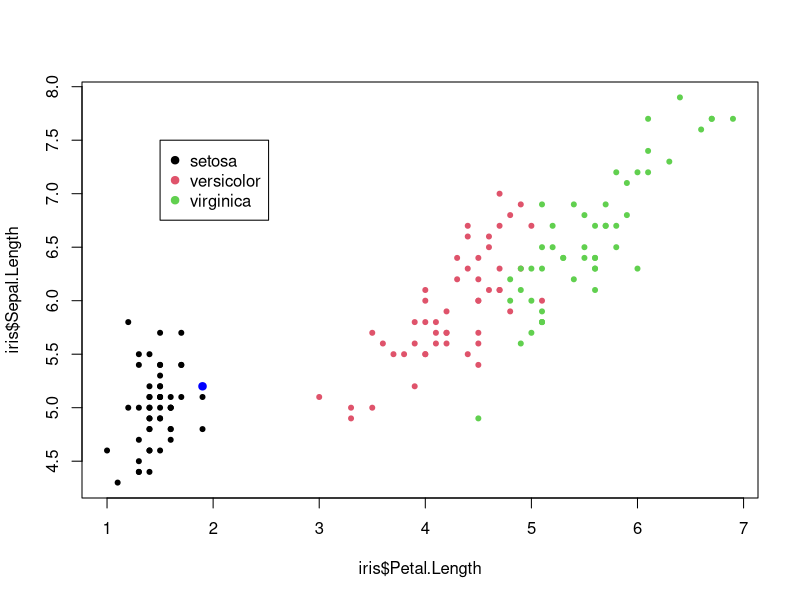

This figure's R source: (Note: this script raises an error after producing the figure.)
library(datasets)
library(e1071)
data(iris)
iris[2] = NULL
iris[3] = NULL

plot(iris$Petal.Length, iris$Sepal.Length, col=iris$Species, pch=20)
legend(1.5,7.5,unique(iris$Species),col=1:length(iris$Species),pch=19)

x1 = 1.9
y1 = 5.2
points(x1,y1,pch=19, col="blue")
iris = add_row(iris, Petal.Length=1.9, Sepal.Length=5.2, Species='setosa')

x2 = 6.2
y2 = 4.9
points(x2,y2,pch=19, col="blue")
iris = add_row(iris, Petal.Length=6.2, Sepal.Length=4.9, Species='virginica')

model <- svm(Species ~ Sepal.Length + Petal.Length, iris, kernel = "linear")
plot(model, iris, Sepal.Length ~ Petal.Length)
